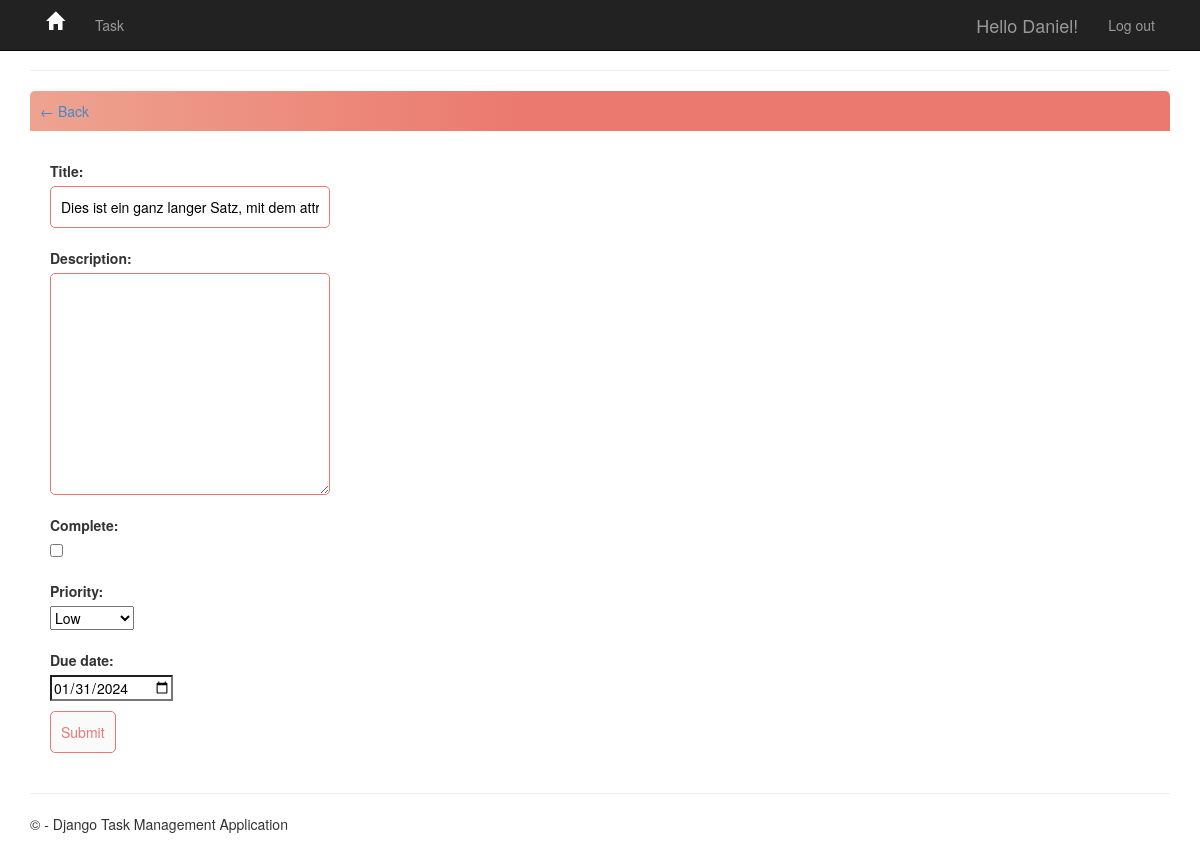
Page /task-update/31/ (signed in) on the earlier database version.
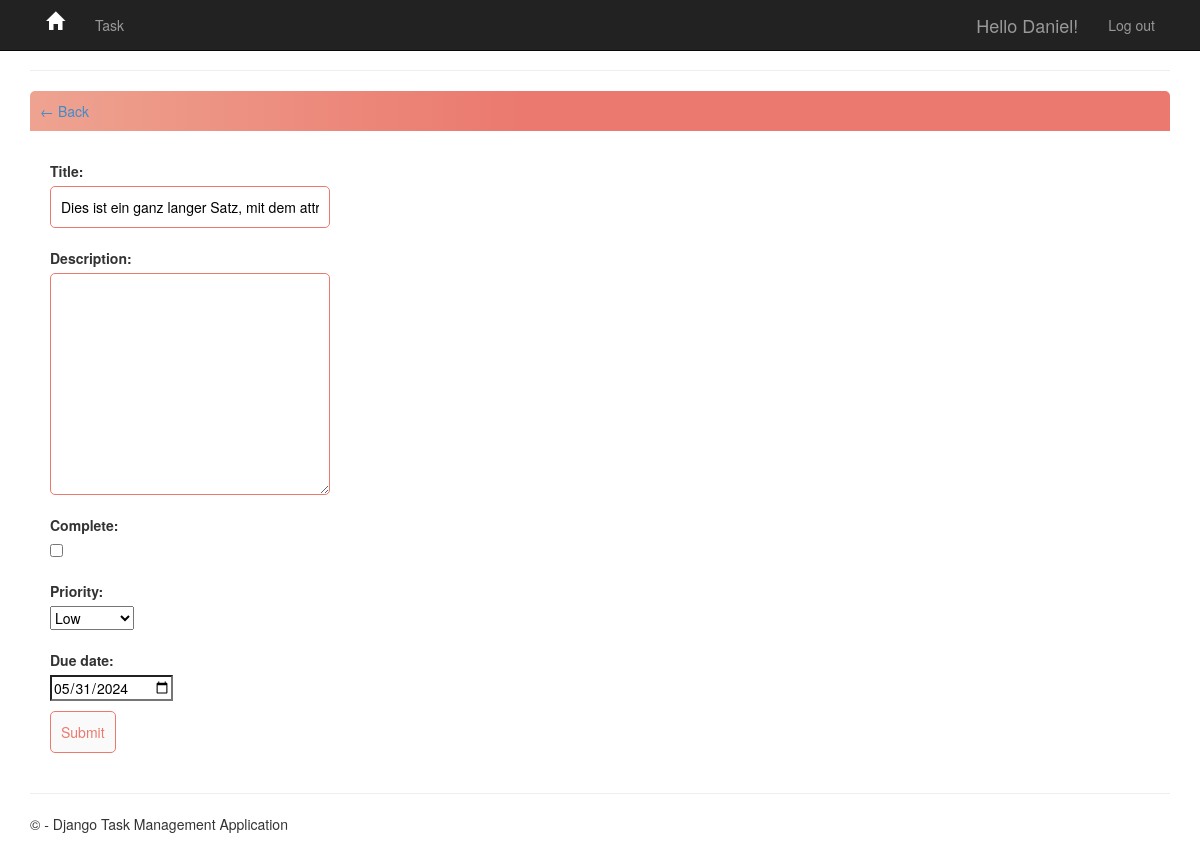
Same page on the later database version.
### app/models.py (models this page shows, shortened)
class Task(models.Model):
    PRIORITY_CHOICES = [
        ('L', 'Low'),
        ('M', 'Medium'),
        ('H', 'High'),
        ('F', 'Fast Lane'),
    ]
    due_date = models.DateField(
        auto_now_add=False, auto_now=False, blank=True, null=True)
    user = models.ForeignKey(
        User, on_delete=models.CASCADE, null=True, blank=True)
    title = models.CharField(max_length=200)
    description = models.TextField(null=True, blank=True)
    complete = models.BooleanField(default=False)
    create = models.DateTimeField(auto_now_add=True)
    update = models.DateTimeField(auto_now=True)
    priority = models.CharField(
        max_length=1,
        choices=PRIORITY_CHOICES,
        default='L',
    )
    class Meta:
        ordering = ['complete']

### app/views.py (the view)
# urls.py: path('task-update/<int:pk>/', views.TaskUpdate.as_view(), name='task-update'),
class TaskUpdate(LoginRequiredMixin, UpdateView):
    model = Task
    form_class = TaskForm
    template_name = 'app/task_form.html'
    success_url = reverse_lazy('tasks')

### app/forms.py
class TaskForm(ModelForm):
    class Meta:
        model = Task
        fields = ['title', 'description', 'complete', 'priority', 'due_date']
        widgets = {
            'due_date': DateInput(),
        }

### app/templates/app/task_form.html (shortened to what this page needs)
{% extends 'app/layout.html' %}
{% block content %}
<hr />
<div class="header-bar">
    <a href="{% url 'tasks' %}">&#8592; Back</a>
</div>
<div class="card-body">
    <form method="POST" action="">
        {{ form.as_p }}
        <input class="button" type="submit" value="Submit">
    </form>
</div>
{% endblock content %}

Differences in the rows shown:
changed Task "Dies ist ein ganz langer Satz, mit dem attribute Word-Wrap": due_date "01/31/2024" → "05/31/2024"
